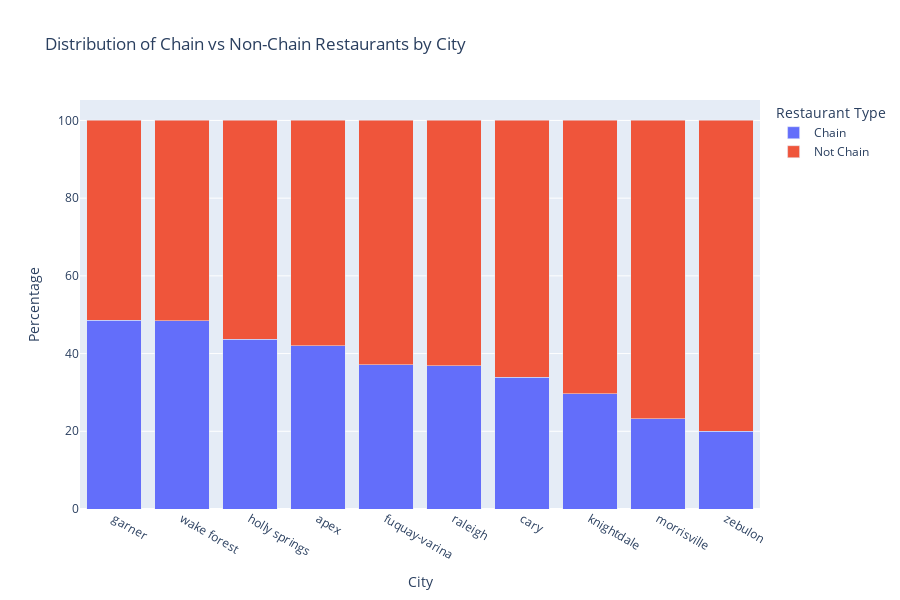

Write notebook code for a chart like this one.
### Code cell
# Create a pivot table to show the distribution of chain vs not chain restaurants in each city
pivot_table = pd.pivot_table(final_df, values='Unnamed: 0', index='City', columns='Check Chain', aggfunc='count', fill_value=0)

# Calculate percentages
pivot_table_percentage = pivot_table.div(pivot_table.sum(axis=1), axis=0) * 100

# Sort the table by the total number of restaurants (descending)
pivot_table_sorted = pivot_table_percentage.sort_values(by='Chain', ascending=False)

# Display the pivot table
print("Distribution of Chain vs Non-Chain Restaurants by City (%):")
print(pivot_table_sorted.round(2))

# Visualize the distribution using a stacked bar chart
fig = px.bar(pivot_table_sorted, 
             title='Distribution of Chain vs Non-Chain Restaurants by City',
             labels={'value': 'Percentage', 'City': 'City', 'Check Chain': 'Restaurant Type'},
             height=600)

fig.update_layout(barmode='stack', xaxis={'categoryorder':'total descending'})
fig.show()

# Create a geographic plot with cities colored based on chain percentage
import plotly.express as px

# Calculate the percentage of non-chain restaurants for each city
city_percentages = pivot_table_percentage['Not Chain'].sort_values(ascending=False)

# Create a DataFrame with city coordinates and percentages
city_data = final_df.groupby('City').first().reset_index()
city_data = city_data.merge(city_percentages, left_on='City', right_index=True)

# Create the scatter plot
fig = px.scatter_mapbox(city_data, 
                        lat='Y', 
                        lon='X', 
                        color='Not Chain',
                        size='Not Chain',
                        hover_name='City',
                        hover_data=['Not Chain'],
                        color_continuous_scale=px.colors.sequential.Agsunset,
                        zoom=9,
                        mapbox_style="open-street-map",
                        title='Distribution of Non-Chain Restaurants by City')

# Customize the plot
fig.update_layout(
    title_font_size=16,
    coloraxis_colorbar=dict(title='Percentage of Non-Chain Restaurants'),
    height=800,
    width=1200
)

# Add text labels for cities
fig.add_trace(px.scatter_mapbox(city_data, 
                                lat='Y', 
                                lon='X', 
                                text='City',
                                zoom=9,
                                mapbox_style="open-street-map").data[0])

fig.update_traces(textposition="top center", selector=dict(type='scattermapbox'))

# Set the map center and zoom level
center_lat = city_data['Y'].mean()
center_lon = city_data['X'].mean()
fig.update_layout(mapbox=dict(center=dict(lat=center_lat, lon=center_lon), zoom=9))

fig.show()

### Figure 1 — Plotly figure (JSON) as saved in the notebook; plotly's stock layout.template omitted (floating-point values rounded to 4 significant figures)
{"data": [{"alignmentgroup": "True", "hovertemplate": "Restaurant Type=Chain<br>City=%{x}<br>Percentage=%{y}<extra></extra>", "legendgroup": "Chain", "marker": {"color": "#636efa", "pattern": {"shape": ""}}, "name": "Chain", "offsetgroup": "Chain", "orientation": "v", "showlegend": true, "textposition": "auto", "type": "bar", "x": ["garner", "wake forest", "holly springs", "apex", "fuquay-varina", "raleigh", "cary", "knightdale", "morrisville", "zebulon"], "xaxis": "x", "y": [48.57, 48.44, 43.75, 42, 37.14, 36.93, 33.93, 29.63, 23.29, 20], "yaxis": "y"}, {"alignmentgroup": "True", "hovertemplate": "Restaurant Type=Not Chain<br>City=%{x}<br>Percentage=%{y}<extra></extra>", "legendgroup": "Not Chain", "marker": {"color": "#EF553B", "pattern": {"shape": ""}}, "name": "Not Chain", "offsetgroup": "Not Chain", "orientation": "v", "showlegend": true, "textposition": "auto", "type": "bar", "x": ["garner", "wake forest", "holly springs", "apex", "fuquay-varina", "raleigh", "cary", "knightdale", "morrisville", "zebulon"], "xaxis": "x", "y": [51.43, 51.56, 56.25, 58.0, 62.86, 63.07, 66.07, 70.37, 76.71, 80], "yaxis": "y"}], "layout": {"barmode": "stack", "height": 600, "legend": {"title": {"text": "Restaurant Type"}, "tracegroupgap": 0}, "title": {"text": "Distribution of Chain vs Non-Chain Restaurants by City"}, "xaxis": {"anchor": "y", "categoryorder": "total descending", "domain": [0, 1], "title": {"text": "City"}}, "yaxis": {"anchor": "x", "domain": [0, 1], "title": {"text": "Percentage"}}}}
